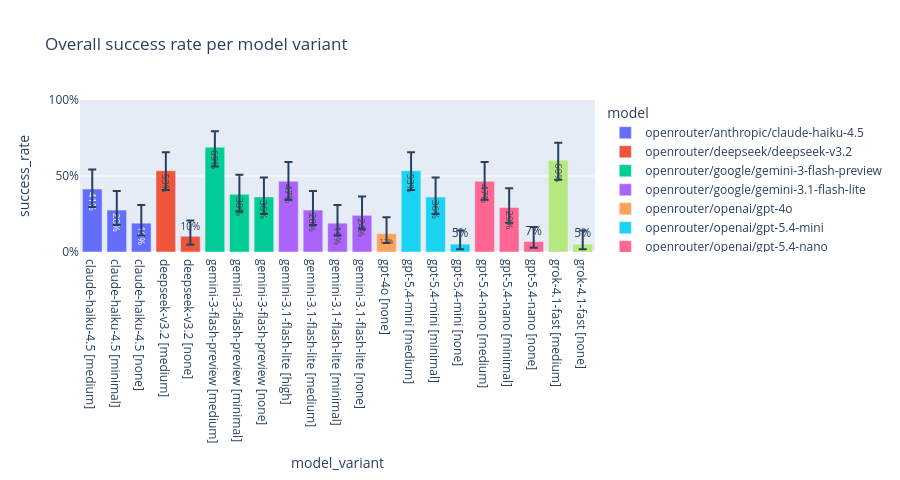

The notebook cell this image was saved under:
### Code cell
fig = px.bar(
    summary.sort_values(["model", "reasoning_effort"]),
    x="model_variant",
    y="success_rate",
    color="model",
    error_y="err_plus",
    error_y_minus="err_minus",
    text=summary["success_rate"].map(lambda v: f"{v:.0%}"),
    title="Overall success rate per model variant",
    hover_data=["model", "reasoning_effort", "n_rows", "n_passed", "ci_low", "ci_high"],
)
fig.update_layout(
    yaxis_tickformat=",.0%",
    yaxis_range=[0, 1],
    width=900,
    height=480,
    xaxis_title="model_variant",
)
fig.write_image(PLOTS_DIR / "01_overall_success_rate.png", scale=2)
fig.show()

### Figure 1 — Plotly figure (JSON) as saved in the notebook; plotly's stock layout.template omitted (floating-point values rounded to 4 significant figures)
{"data": [{"customdata": [["openrouter/anthropic/claude-haiku-4.5", "medium", 58, 24, 0.2963, 0.542], ["openrouter/anthropic/claude-haiku-4.5", "minimal", 58, 16, 0.1775, 0.402], ["openrouter/anthropic/claude-haiku-4.5", "none", 58, 11, 0.1093, 0.3085]], "error_y": {"array": [0.1282, 0.1262, 0.1189], "arrayminus": [0.1175, 0.09834, 0.08031]}, "hovertemplate": "model=%{customdata[0]}<br>model_variant=%{x}<br>success_rate=%{y}<br>text=%{text}<br>reasoning_effort=%{customdata[1]}<br>n_rows=%{customdata[2]}<br>n_passed=%{customdata[3]}<br>ci_low=%{customdata[4]}<br>ci_high=%{customdata[5]}<extra></extra>", "legendgroup": "openrouter/anthropic/claude-haiku-4.5", "marker": {"color": "#636efa", "pattern": {"shape": ""}}, "name": "openrouter/anthropic/claude-haiku-4.5", "orientation": "v", "showlegend": true, "text": ["41%", "28%", "19%"], "textposition": "auto", "type": "bar", "x": ["claude-haiku-4.5 [medium]", "claude-haiku-4.5 [minimal]", "claude-haiku-4.5 [none]"], "xaxis": "x", "y": [0.4138, 0.2759, 0.1897], "yaxis": "y"}, {"customdata": [["openrouter/deepseek/deepseek-v3.2", "medium", 58, 31, 0.408, 0.6567], ["openrouter/deepseek/deepseek-v3.2", "none", 58, 6, 0.04828, 0.2079]], "error_y": {"array": [0.1222, 0.1044], "arrayminus": [0.1265, 0.05517]}, "hovertemplate": "model=%{customdata[0]}<br>model_variant=%{x}<br>success_rate=%{y}<br>text=%{text}<br>reasoning_effort=%{customdata[1]}<br>n_rows=%{customdata[2]}<br>n_passed=%{customdata[3]}<br>ci_low=%{customdata[4]}<br>ci_high=%{customdata[5]}<extra></extra>", "legendgroup": "openrouter/deepseek/deepseek-v3.2", "marker": {"color": "#EF553B", "pattern": {"shape": ""}}, "name": "openrouter/deepseek/deepseek-v3.2", "orientation": "v", "showlegend": true, "text": ["53%", "10%"], "textposition": "auto", "type": "bar", "x": ["deepseek-v3.2 [medium]", "deepseek-v3.2 [none]"], "xaxis": "x", "y": [0.5345, 0.1034], "yaxis": "y"}, {"customdata": [["openrouter/google/gemini-3-flash-preview", "medium", 58, 40, 0.562, 0.7938], ["openrouter/google/gemini-3-flash-preview", "minimal", 58, 22, 0.2656, 0.508], ["openrouter/google/gemini-3-flash-preview", "none", 58, 21, 0.2505, 0.4907]], "error_y": {"array": [0.1041, 0.1287, 0.1287], "arrayminus": [0.1277, 0.1137, 0.1115]}, "hovertemplate": "model=%{customdata[0]}<br>model_variant=%{x}<br>success_rate=%{y}<br>text=%{text}<br>reasoning_effort=%{customdata[1]}<br>n_rows=%{customdata[2]}<br>n_passed=%{customdata[3]}<br>ci_low=%{customdata[4]}<br>ci_high=%{customdata[5]}<extra></extra>", "legendgroup": "openrouter/google/gemini-3-flash-preview", "marker": {"color": "#00cc96", "pattern": {"shape": ""}}, "name": "openrouter/google/gemini-3-flash-preview", "orientation": "v", "showlegend": true, "text": ["69%", "38%", "36%"], "textposition": "auto", "type": "bar", "x": ["gemini-3-flash-preview [medium]", "gemini-3-flash-preview [minimal]", "gemini-3-flash-preview [none]"], "xaxis": "x", "y": [0.6897, 0.3793, 0.3621], "yaxis": "y"}, {"customdata": [["openrouter/google/gemini-3.1-flash-lite", "high", 58, 27, 0.3433, 0.592], ["openrouter/google/gemini-3.1-flash-lite", "medium", 58, 16, 0.1775, 0.402], ["openrouter/google/gemini-3.1-flash-lite", "minimal", 58, 11, 0.1093, 0.3085], ["openrouter/google/gemini-3.1-flash-lite", "none", 58, 14, 0.1496, 0.3653]], "error_y": {"array": [0.1265, 0.1262, 0.1189, 0.1239], "arrayminus": [0.1222, 0.09834, 0.08031, 0.09179]}, "hovertemplate": "model=%{customdata[0]}<br>model_variant=%{x}<br>success_rate=%{y}<br>text=%{text}<br>reasoning_effort=%{customdata[1]}<br>n_rows=%{customdata[2]}<br>n_passed=%{customdata[3]}<br>ci_low=%{customdata[4]}<br>ci_high=%{customdata[5]}<extra></extra>", "legendgroup": "openrouter/google/gemini-3.1-flash-lite", "marker": {"color": "#ab63fa", "pattern": {"shape": ""}}, "name": "openrouter/google/gemini-3.1-flash-lite", "orientation": "v", "showlegend": true, "text": ["47%", "28%", "19%", "24%"], "textposition": "auto", "type": "bar", "x": ["gemini-3.1-flash-lite [high]", "gemini-3.1-flash-lite [medium]", "gemini-3.1-flash-lite [minimal]", "gemini-3.1-flash-lite [none]"], "xaxis": "x", "y": [0.4655, 0.2759, 0.1897, 0.2414], "yaxis": "y"}, {"customdata": [["openrouter/openai/gpt-4o", "none", 58, 7, 0.05971, 0.2288]], "error_y": {"array": [0.1081], "arrayminus": [0.06098]}, "hovertemplate": "model=%{customdata[0]}<br>model_variant=%{x}<br>success_rate=%{y}<br>text=%{text}<br>reasoning_effort=%{customdata[1]}<br>n_rows=%{customdata[2]}<br>n_passed=%{customdata[3]}<br>ci_low=%{customdata[4]}<br>ci_high=%{customdata[5]}<extra></extra>", "legendgroup": "openrouter/openai/gpt-4o", "marker": {"color": "#FFA15A", "pattern": {"shape": ""}}, "name": "openrouter/openai/gpt-4o", "orientation": "v", "showlegend": true, "text": ["12%"], "textposition": "auto", "type": "bar", "x": ["gpt-4o [none]"], "xaxis": "x", "y": [0.1207], "yaxis": "y"}, {"customdata": [["openrouter/openai/gpt-5.4-mini", "medium", 58, 31, 0.408, 0.6567], ["openrouter/openai/gpt-5.4-mini", "minimal", 58, 21, 0.2505, 0.4907], ["openrouter/openai/gpt-5.4-mini", "none", 58, 3, 0.01775, 0.1414]], "error_y": {"array": [0.1222, 0.1287, 0.08967], "arrayminus": [0.1265, 0.1115, 0.03398]}, "hovertemplate": "model=%{customdata[0]}<br>model_variant=%{x}<br>success_rate=%{y}<br>text=%{text}<br>reasoning_effort=%{customdata[1]}<br>n_rows=%{customdata[2]}<br>n_passed=%{customdata[3]}<br>ci_low=%{customdata[4]}<br>ci_high=%{customdata[5]}<extra></extra>", "legendgroup": "openrouter/openai/gpt-5.4-mini", "marker": {"color": "#19d3f3", "pattern": {"shape": ""}}, "name": "openrouter/openai/gpt-5.4-mini", "orientation": "v", "showlegend": true, "text": ["53%", "36%", "5%"], "textposition": "auto", "type": "bar", "x": ["gpt-5.4-mini [medium]", "gpt-5.4-mini [minimal]", "gpt-5.4-mini [none]"], "xaxis": "x", "y": [0.5345, 0.3621, 0.05172], "yaxis": "y"}, {"customdata": [["openrouter/openai/gpt-5.4-nano", "medium", 58, 27, 0.3433, 0.592], ["openrouter/openai/gpt-5.4-nano", "minimal", 58, 17, 0.1918, 0.4201], ["openrouter/openai/gpt-5.4-nano", "none", 58, 4, 0.02714, 0.1643]], "error_y": {"array": [0.1265, 0.127, 0.09537], "arrayminus": [0.1222, 0.1013, 0.04182]}, "hovertemplate": "model=%{customdata[0]}<br>model_variant=%{x}<br>success_rate=%{y}<br>text=%{text}<br>reasoning_effort=%{customdata[1]}<br>n_rows=%{customdata[2]}<br>n_passed=%{customdata[3]}<br>ci_low=%{customdata[4]}<br>ci_high=%{customdata[5]}<extra></extra>", "legendgroup": "openrouter/openai/gpt-5.4-nano", "marker": {"color": "#FF6692", "pattern": {"shape": ""}}, "name": "openrouter/openai/gpt-5.4-nano", "orientation": "v", "showlegend": true, "text": ["47%", "29%", "7%"], "textposition": "auto", "type": "bar", "x": ["gpt-5.4-nano [medium]", "gpt-5.4-nano [minimal]", "gpt-5.4-nano [none]"], "xaxis": "x", "y": [0.4655, 0.2931, 0.06897], "yaxis": "y"}, {"customdata": [["openrouter/x-ai/grok-4.1-fast", "medium", 58, 35, 0.4749, 0.7191], ["openrouter/x-ai/grok-4.1-fast", "none", 58, 3, 0.01775, 0.1414]], "error_y": {"array": [0.1157, 0.08967], "arrayminus": [0.1285, 0.03398]}, "hovertemplate": "model=%{customdata[0]}<br>model_variant=%{x}<br>success_rate=%{y}<br>text=%{text}<br>reasoning_effort=%{customdata[1]}<br>n_rows=%{customdata[2]}<br>n_passed=%{customdata[3]}<br>ci_low=%{customdata[4]}<br>ci_high=%{customdata[5]}<extra></extra>", "legendgroup": "openrouter/x-ai/grok-4.1-fast", "marker": {"color": "#B6E880", "pattern": {"shape": ""}}, "name": "openrouter/x-ai/grok-4.1-fast", "orientation": "v", "showlegend": true, "text": ["60%", "5%"], "textposition": "auto", "type": "bar", "x": ["grok-4.1-fast [medium]", "grok-4.1-fast [none]"], "xaxis": "x", "y": [0.6034, 0.05172], "yaxis": "y"}], "layout": {"barmode": "relative", "height": 480, "legend": {"title": {"text": "model"}, "tracegroupgap": 0}, "title": {"text": "Overall success rate per model variant"}, "width": 900, "xaxis": {"anchor": "y", "domain": [0, 1], "title": {"text": "model_variant"}}, "yaxis": {"anchor": "x", "domain": [0, 1], "range": [0, 1], "tickformat": ",.0%", "title": {"text": "success_rate"}}}}
